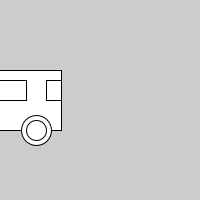
Frame 1 (no input)
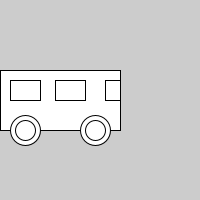
Frame 60 (the mouse pressed at the canvas centre just before this capture)
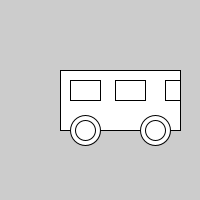
Frame 120 (the mouse held since frame 60 and released just before this capture)

The Processing sketch that drew these frames (run headless with seeded random() and noise(); from frame 60 on, the mouse is pressed at the canvas centre):

// Processing sketch: processing_40066
// ── processing_40066.pde

float x, y;
float speed;
void setup() {
  size(200, 200);
  x = 0.0;
  y = height/2.0;
  speed = 1.0;
}
 
void draw() {
  background(204);
  x += speed;
  if (x > width+60) {
    x = -60;
    y = random(30, width-45);
  }
  translate(x, y);
  drawBus();
}

void drawBus() {
  rectMode(CENTER);
  rect(0,0,120,60);
  ellipse(-35,30,30,30);
  ellipse(35,30,30,30);
  ellipse(-35,30,20,20);
  ellipse(35,30,20,20);
  rectMode(CORNER);
  rect(45,-20,15,20);
  rect(-5,-20,30,20);
  rect(-50,-20,30,20);
}
